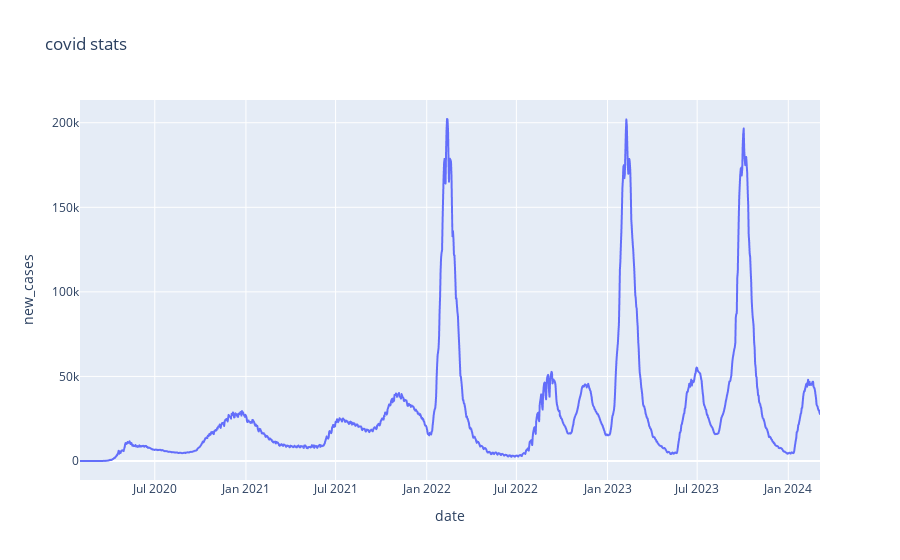

The code cell stored with this chart in its notebook:
### Code cell
import plotly.express as px

#df2['date'] = pd.to_datetime(df2['date'])

df2graphe = ps.sqldf('''select * from df2 where location='Russia' order by date, new_cases ''')
df2graphe['date'] = pd.to_datetime(df2graphe['date'],unit='s')

fig = px.line(df2graphe, x="date", y="new_cases", title='covid stats')
fig.show()

### Figure 1 — Plotly figure (JSON) as saved in the notebook; plotly's stock layout.template omitted (floating-point values rounded to 4 significant figures; data arrays with more than 128 entries replaced by an {"elided": "..."} marker saying what was removed)
{"data": [{"hovertemplate": "date=%{x}<br>new_cases=%{y}<extra></extra>", "legendgroup": "", "line": {"color": "#636efa", "dash": "solid"}, "marker": {"symbol": "circle"}, "mode": "lines", "name": "", "showlegend": false, "type": "scattergl", "x": {"elided": "1495 str values"}, "xaxis": "x", "y": {"elided": "1495 int values"}, "yaxis": "y"}], "layout": {"legend": {"tracegroupgap": 0}, "title": {"text": "covid stats"}, "xaxis": {"anchor": "y", "domain": [0, 1], "title": {"text": "date"}}, "yaxis": {"anchor": "x", "domain": [0, 1], "title": {"text": "new_cases"}}}}
